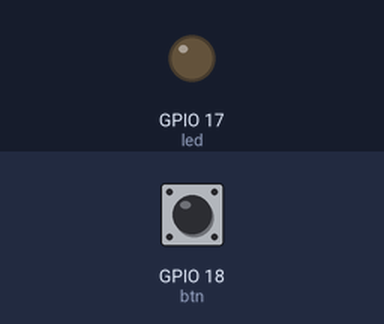
Recording of a program running on a simulated Raspberry Pi (BCM pin numbers). Shown: output pins drawn as LEDs (lit = HIGH). The test bench sets the inputs (shaded band); at power-on: GPIO 18 (btn) HIGH.

Above: at 5.0 s.
5.1 s: GPIO 18 (btn) pulled LOW for 0.15 s
At 5.17 s:
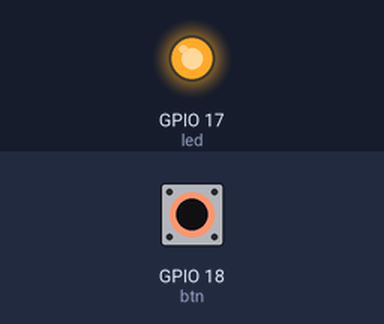
6.7 s: GPIO 18 (btn) pulled LOW for 3.2 s
At 10.3 s:
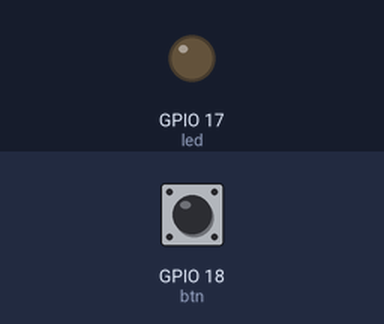
Timing chart, 0 to 11.8 s (numbered marks = the images above; inputs shaded):
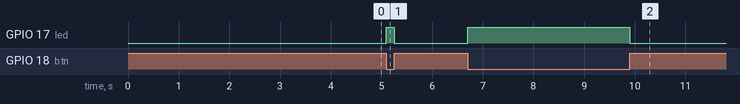

The program:

3-led-push-button.py
```python
from gpiozero import LED, Button
from time import sleep # improvement -> from signal import pause

led = LED(17)
btn = Button(18)

btn.when_pressed = led.on
btn.when_released = led.off

sleep(30) # improvement -> pause()
```

Measured:
- after the input at 5.1 s, GPIO 17 (led): LOW → HIGH at once, → LOW 0.15 s later
- after the input at 6.7 s, GPIO 17 (led): LOW → HIGH at once, → LOW 3.2 s later
